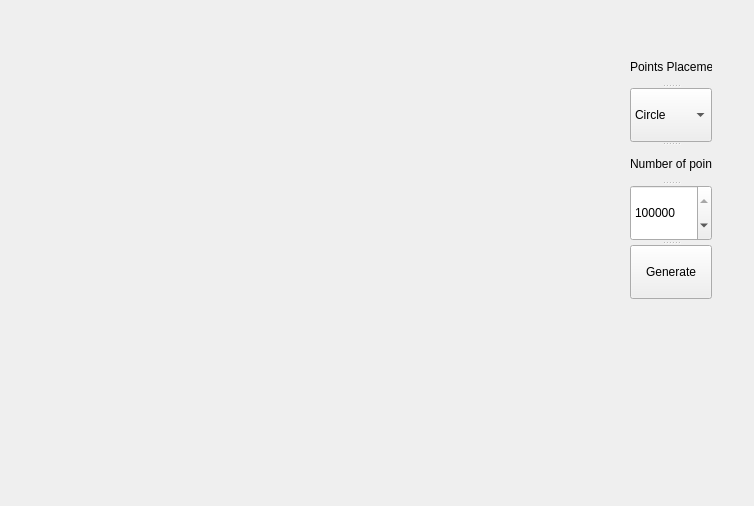
<?xml version="1.0" encoding="UTF-8"?>
<ui version="4.0">
 <class>Widget</class>
 <widget class="QWidget" name="Widget">
  <property name="geometry">
   <rect>
    <x>0</x>
    <y>0</y>
    <width>754</width>
    <height>506</height>
   </rect>
  </property>
  <property name="windowTitle">
   <string>Widget</string>
  </property>
  <widget class="QWidget" name="zobrazeni" native="true">
   <property name="geometry">
    <rect>
     <x>9</x>
     <y>9</y>
     <width>611</width>
     <height>481</height>
    </rect>
   </property>
  </widget>
  <widget class="QSplitter" name="splitter">
   <property name="geometry">
    <rect>
     <x>630</x>
     <y>50</y>
     <width>82</width>
     <height>249</height>
    </rect>
   </property>
   <property name="orientation">
    <enum>Qt::Vertical</enum>
   </property>
   <widget class="QLabel" name="label">
    <property name="autoFillBackground">
     <bool>false</bool>
    </property>
    <property name="text">
     <string>Points Placement</string>
    </property>
   </widget>
   <widget class="QComboBox" name="comboBox">
    <property name="autoFillBackground">
     <bool>false</bool>
    </property>
    <item>
     <property name="text">
      <string>Circle</string>
     </property>
    </item>
    <item>
     <property name="text">
      <string>Random</string>
     </property>
    </item>
    <item>
     <property name="text">
      <string>Raster</string>
     </property>
    </item>
   </widget>
   <widget class="QLabel" name="label_2">
    <property name="autoFillBackground">
     <bool>false</bool>
    </property>
    <property name="text">
     <string>Number of points</string>
    </property>
   </widget>
   <widget class="QSpinBox" name="spinBox">
    <property name="autoFillBackground">
     <bool>false</bool>
    </property>
    <property name="minimum">
     <number>1000</number>
    </property>
    <property name="maximum">
     <number>1000000</number>
    </property>
    <property name="singleStep">
     <number>1000</number>
    </property>
    <property name="value">
     <number>1000000</number>
    </property>
   </widget>
   <widget class="QPushButton" name="pushButton">
    <property name="autoFillBackground">
     <bool>false</bool>
    </property>
    <property name="text">
     <string>Generate</string>
    </property>
   </widget>
  </widget>
 </widget>
 <layoutdefault spacing="6" margin="11"/>
 <resources/>
 <connections/>
</ui>
